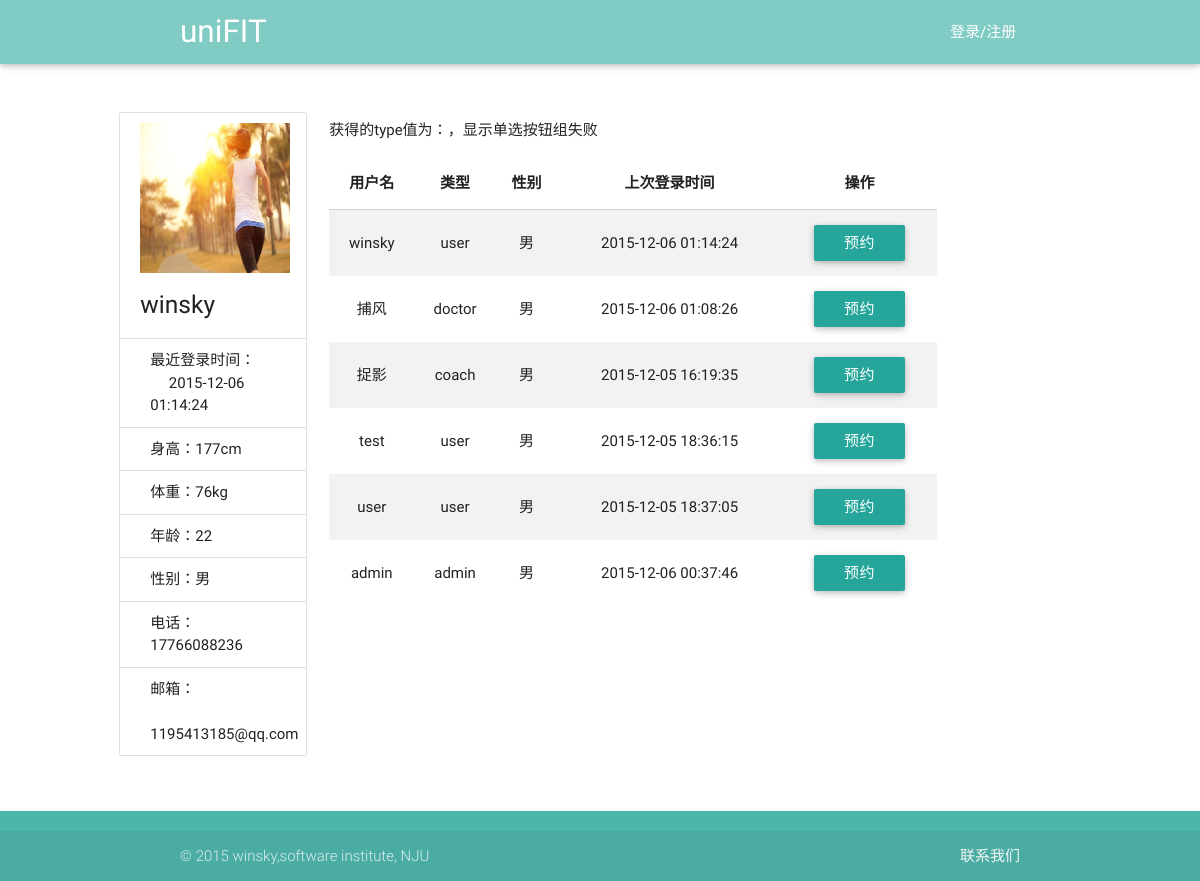
Before: /view/reserve.php?userName=winsky with the older database file.
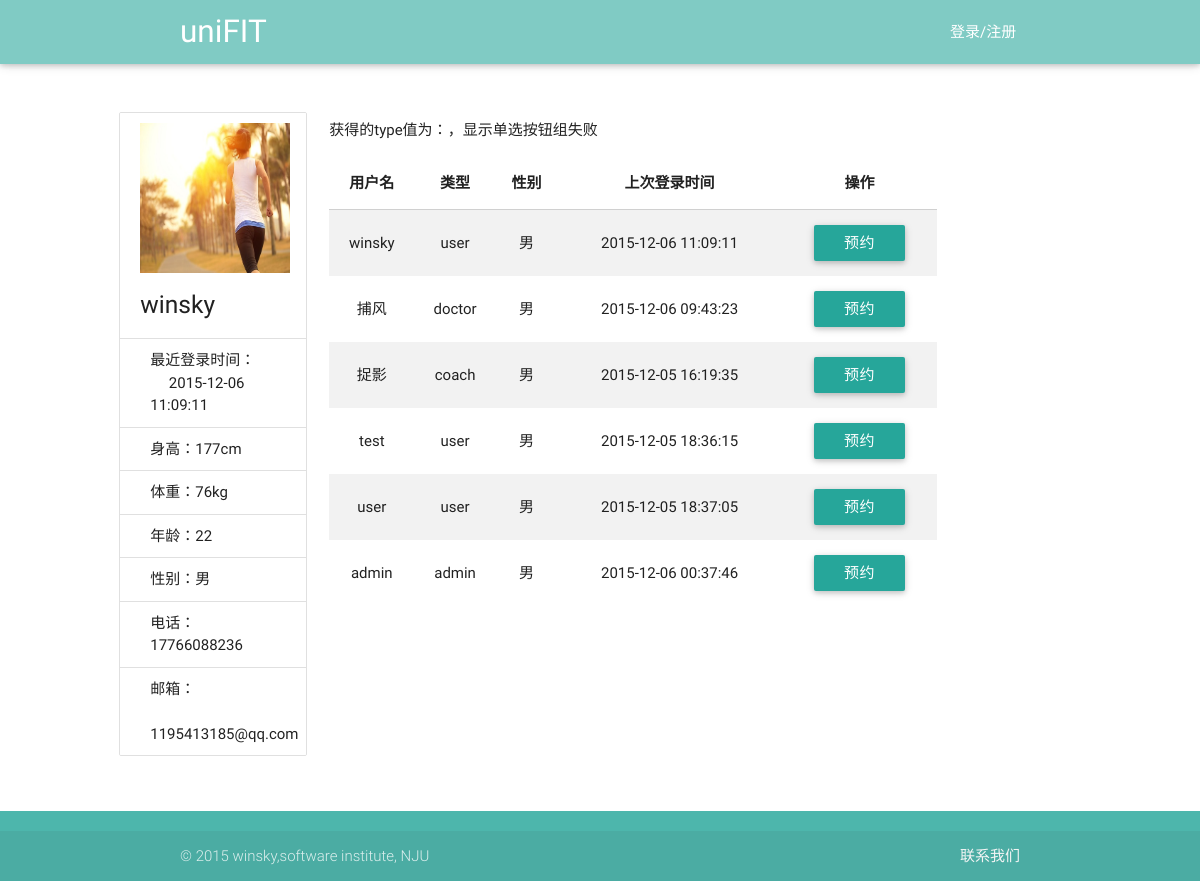
After: the same page with the newer database file.
### tables this page shows
CREATE TABLE user(id integer primary key,userName varchar(40),password int, type varchar(20) ,age int,sex varchar(20),height int,weight int,telephone varchar(40), email varchar(40),lastLoadTime date default '—');

### service/UserService.php (called while the page is built, shortened)
<?php
require_once('../utils/SqliteHelper.php');
require_once('../model/User.php');
class UserService {
    var $db_user_base_info = "user";
    var $DB = null;
    public function __construct() {
        $this->DB = new SqliteHelper('../data.db');
    }
    public function getUserList($type) {
        if ($type === 'doctor-coach') {
            $sql = "select * from " . $this->db_user_base_info . " where type ='doctor' or type='coach'";
        } else if ($type != "user" && $type != "admin" && $type != "doctor" && $type != "coach") {
            $sql = "select * from " . $this->db_user_base_info;
        } else {
            $sql = "select * from " . $this->db_user_base_info . " where type ='" . $type . "'";
        }
        return $this->DB->getList($sql);
    }
    public function getUserByName($userName) {
        $sql = "select * from " . $this->db_user_base_info . " where userName='" . $userName . "' limit 1";
        $result = $this->DB->getList($sql);
        if (sizeof($result) > 0) {
            $rt = $result[0];
            $password = $rt["password"];
            $type = $rt["type"];
            $age = $rt["age"];
            $sex = $rt["sex"];
            $height = $rt["height"];
            $weight = $rt["weight"];
            $telephone = $rt["telephone"];
            $email = $rt["email"];
            $lastLoadTime = $rt["lastLoadTime"];
            $user = new User($userName, $age, $sex, $type, $password, $height, $weight, $email, $telephone);
            $user->setLastLoadTime($lastLoadTime);
        }
        return $user;
    }
}

### utils/SqliteHelper.php (called while the page is built, shortened)
<?php
class SqliteHelper {
    function __construct($file) {
        try {
            $this->conn = new PDO('sqlite:' . $file);
        } catch (PDOException $e) {
            try {
                $this->conn = new PDO('sqlite2:' . $file);
            } catch (PDOException $e) {
                exit('error!');
            }
        }
    }
    function __destruct() {
        $this->conn = null;
    }
    function query($sql) {
        return $this->conn->query($sql);
    }
    function getList($sql) {
        $recordList = array();
        foreach ($this->RecordArray($sql) as $rstmp) {
            $recordList[] = $rstmp;
        }
        return $recordList;
    }
    function RecordArray($sql) {
        return $this->query($sql)->fetchAll();
    }
}

### model/User.php (called while the page is built, shortened)
<?php
class User {
    private $telephone = "";
    private $email = "";
    private $age = "";
    private $sex = "";
    private $height = "";
    private $weight = "";
    private $lastLoadTime="";
    public function __construct($userName, $age, $sex, $type, $password, $height, $weight, $email, $telephone) {
        $this->telephone = $telephone;
        $this->email = $email;
        $this->age = $age;
        $this->sex = $sex;
        $this->height = $height;
        $this->weight = $weight;
    }
    public function getTelephone() {
        return $this->telephone;
    }
    public function getEmail() {
        return $this->email;
    }
    public function getAge() {
        return $this->age;
    }
    public function getSex() {
        return $this->sex;
    }
    public function getHeight() {
        return $this->height;
    }
    public function getWeight() {
        return $this->weight;
    }
    public function getLastLoadTime() {
        return $this->lastLoadTime;
    }
    public function setLastLoadTime($lastLoadTime) {
        $this->lastLoadTime = $lastLoadTime;
    }
}

### view/reserve.php (the view, shortened to what the changed rows need)
<!DOCTYPE html>
<html lang="en">
<head>
    <link href="../css/material_icons.css" rel="stylesheet" media="screen,projection">
    <link href="../css/materialize.css" type="text/css" rel="stylesheet" media="screen,projection"/>
    <link href="../css/style.css" type="text/css" rel="stylesheet" media="screen,projection"/>
</head>
<body onload="write_header();write_footer();">
<div class="container main row">
    <div class="col s12 l3">
        <ul class="collection with-header">
            <li class="collection-header">
                <img src="../images/back1.jpg" width="150px" height="150px">
                <?php
                $userName = $_GET["userName"];
                require_once("../service/UserService.php");
                $userService = new UserService();
                $user = $userService->getUserByName($userName);
                $lastLoadTime = $user->getLastLoadTime();
                $height = $user->getHeight() . "cm";
                $weight = $user->getWeight() . "kg";
                $age = $user->getAge();
                $sex = $user->getSex();
                $telephone = $user->getTelephone();
                $email = $user->getEmail();
                ?>
                <h5 id="userName"><?php echo $userName; ?></h5>
            </li>
            <p class="collection-item">最近登录时间：<br> &nbsp;&nbsp;&nbsp;&nbsp; <?php echo $lastLoadTime ?></p>
            <p class="collection-item">身高：<?php echo $height ?></p>
            <p class="collection-item">体重：<?php echo $weight ?></p>
            <p class="collection-item">年龄：<?php echo $age ?></p>
            <p class="collection-item">性别：<?php echo $sex ?></p>
            <p class="collection-item">电话：<?php echo $telephone ?></p>
            <p class="collection-item">邮箱： <br> &nbsp; <?php echo $email ?></p>
        </ul>
    </div>
    <div class="col s12 l9">
        <?php
        $type = $_GET["type"];
        ?>
        <div>
            <table class="striped centered responsive-table">
                <thead>
                <tr>
                    <th data-field="userName">用户名</th>
                    <th data-field="type">类型</th>
                    <th data-field="sex">性别</th>
                    <th data-field="lastLoadTime">上次登录时间</th>
                    <th data-field="action">操作</th>
                </tr>
                </thead>
                <tbody>
                <?php
                require_once("../service/UserService.php");
                $user = new UserService();
                $result = $user->getUserList($type);
                foreach ($result as $row) {
                    $userName = $row['userName'];
                    $userType = $row['type'];
                    $sex = $row['sex'];
                    $lastLoadTime = $row['lastLoadTime'];
                    ?>
                    <tr>
                        <td onclick='showDetail(this)'><?php echo $userName; ?></td>
                        <td onclick='showDetail(this)'><?php echo $userType; ?></td>
                        <td onclick='showDetail(this)'><?php echo $sex; ?></td>
                        <td onclick='showDetail(this)'><?php echo $lastLoadTime; ?></td>
                        <td>
                            <button class="btn" onclick="reverse(this);">预约</button>
                        </td>
                    </tr>
                    <?php
                }
                ?>
                </tbody>
            </table>
        </div>
    </div>
</div>
</body>
</html>

Changed rows visible on the page:
changed user "winsky": lastLoadTime "2015-12-06 01:14:24" → "2015-12-06 11:09:11"
changed user "捕风": lastLoadTime "2015-12-06 01:08:26" → "2015-12-06 09:43:23"
